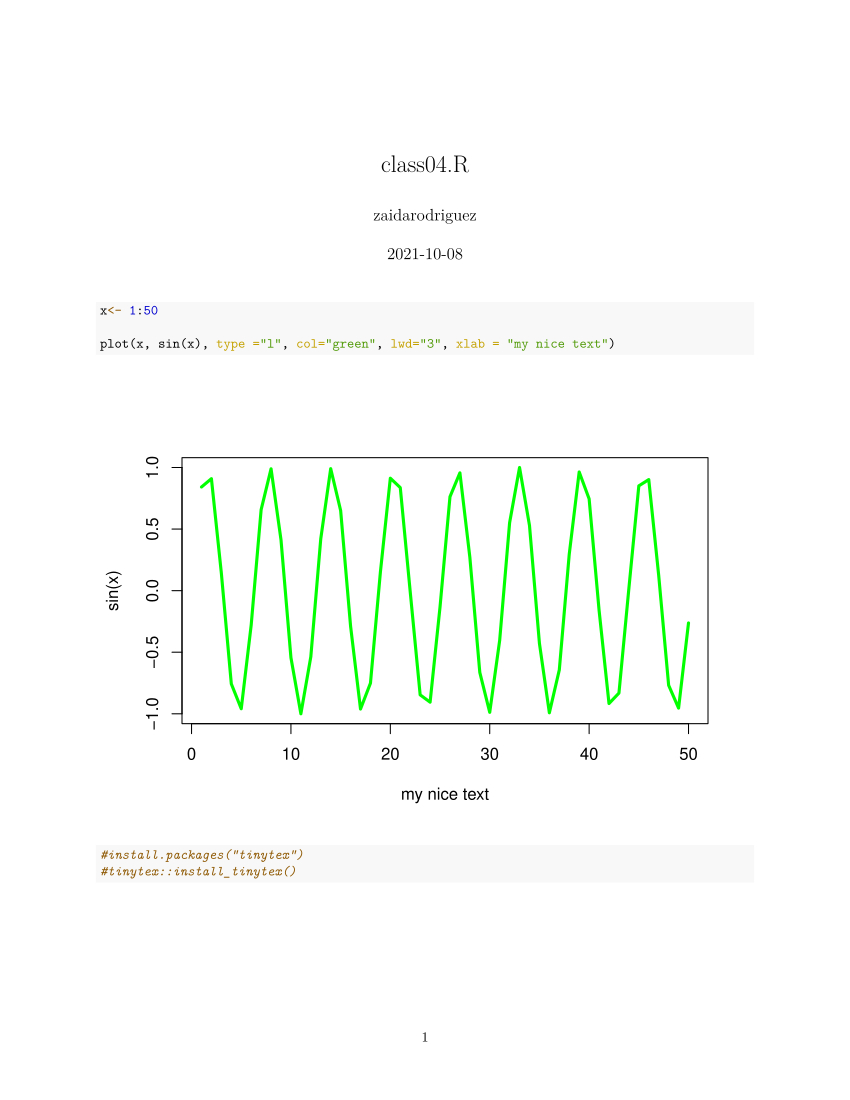

Write the R code that produced this figure.
x<- 1:50

plot(x, sin(x), type ="l", col="green", lwd="3", xlab = "my nice text")
#install.packages("tinytex")
#tinytex::install_tinytex()
